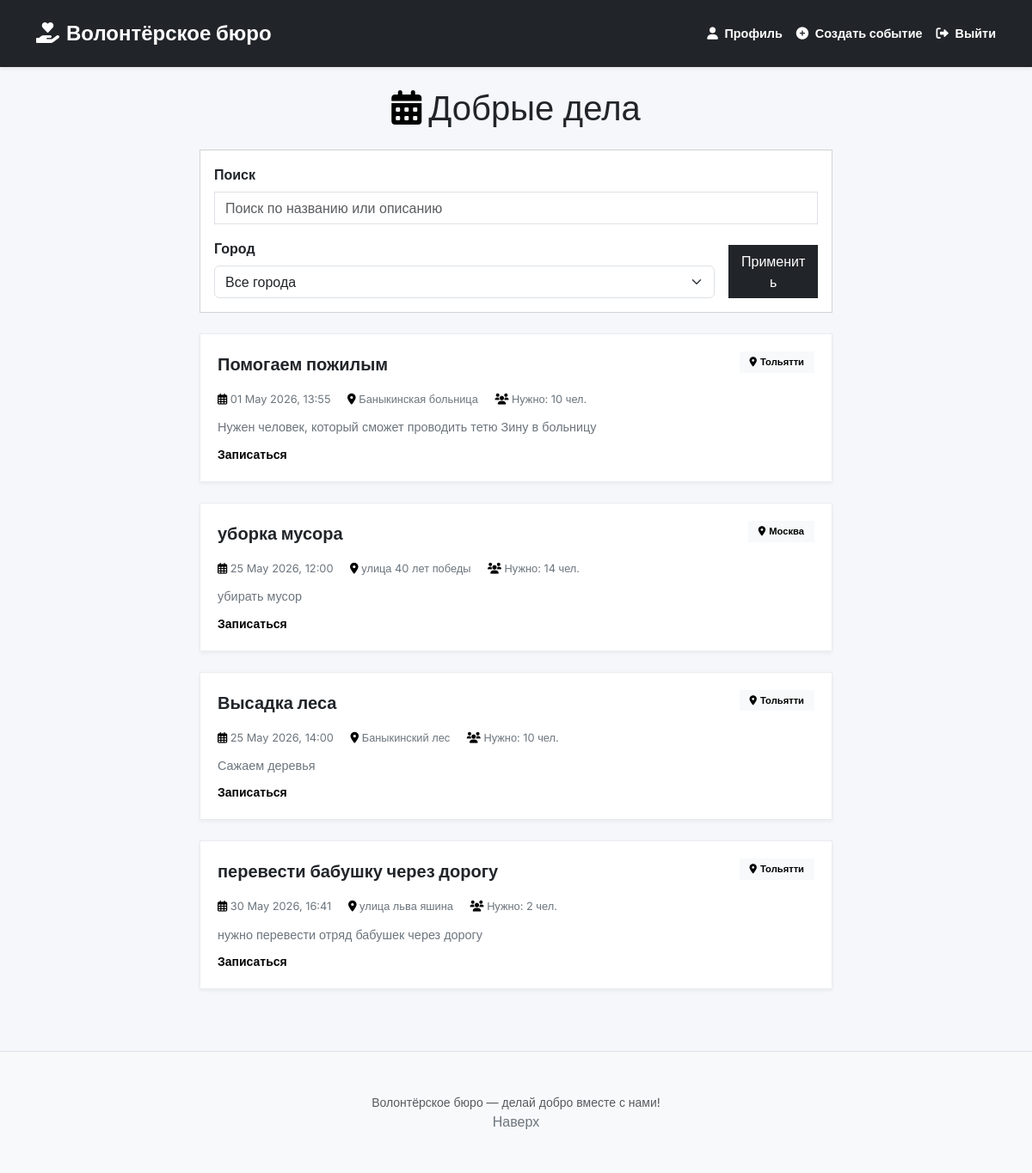
/ (signed in), run on the app's committed database.
### data/models.py (models this page shows)
class Event(SqlAlchemyBase):
    __tablename__ = 'events'
    id = sqlalchemy.Column(sqlalchemy.Integer, primary_key=True, autoincrement=True)
    title = sqlalchemy.Column(sqlalchemy.String, nullable=False)
    description = sqlalchemy.Column(sqlalchemy.String, nullable=False)
    date = sqlalchemy.Column(sqlalchemy.DateTime, nullable=False)
    location = sqlalchemy.Column(sqlalchemy.String, nullable=False)
    city = sqlalchemy.Column(sqlalchemy.String, nullable=False)
    author_id = sqlalchemy.Column(sqlalchemy.Integer, sqlalchemy.ForeignKey("users.id"), nullable=False)
    max_volunteers = sqlalchemy.Column(sqlalchemy.Integer, default=10)

### app.py (the view)
@app.route('/')
def index():
    city_filter = request.args.get('city', '')
    search_query = request.args.get('search', '')
    sort_by = request.args.get('sort', 'date')
    session = db_session.create_session()
    query = session.query(Event)
    if search_query:
        query = query.filter((Event.title.contains(search_query)) | (Event.description.contains(search_query)))
    if city_filter:
        query = query.filter(Event.city == city_filter)
    query = query.order_by(Event.date)
    events = query.all()
    cities = session.query(Event.city).distinct().all()
    cities = [c[0] for c in cities]
    session.close()
    return render_template('index.html', events=events, cities=cities, current_city=city_filter,
                           search_query=search_query)

### app.py (called while the page is built)
@login_manager.user_loader
def load_user(user_id):
    session = db_session.create_session()
    return session.get(User, user_id)

### data/db_session.py (called while the page is built)
def create_session() -> Session:
    global __factory
    return __factory()

### templates/index.html (shortened to what this page needs)
{% extends "base.html" %}
{% block content %}
<div class="row">
    <div class="col-lg-8 mx-auto">
        <h1 class="text-center mb-4">
            <i class="fas fa-calendar-alt me-2"></i>Добрые дела
        </h1>
        <form method="GET" class="card mb-4 p-3">
            <div class="row g-3">
                <div class="col-md-12">
                    <label class="form-label fw-semibold">
                        Поиск
                    </label>
                    <div class="input-group">
                        <input type="text" name="search" class="form-control"
                               placeholder="Поиск по названию или описанию"
                               value="{{ search_query }}">
                    </div>
                </div>
                <div class="col-md-10">
                    <label class="form-label fw-semibold">
                        Город
                    </label>
                    <select name="city" class="form-select">
                        <option value="">Все города</option>
                    </select>
                </div>
                <div class="col-md-2 d-flex align-items-end">
                    <button type="submit" class="btn btn-dark w-100">
                        Применить
                    </button>
                </div>
            </div>
        </form>
        {% if events %}
            {% for event in events %}
            <div class="post-item">
                <div class="d-flex flex-wrap justify-content-between align-items-start mb-2">
                    <div class="post-title">{{ event.title }}</div>
                    <span class="post-category">
                        <i class="fas fa-map-marker-alt me-1"></i>{{ event.city }}
                    </span>
                </div>
                <div class="post-meta">
                    <span><i class="far fa-calendar-alt"></i> {{ event.date.strftime('%d %B %Y, %H:%M') }}</span>
                    <span class="ms-3"><i class="fas fa-location-dot"></i> {{ event.location }}</span>
                    <span class="ms-3"><i class="fas fa-users"></i> Нужно: {{ event.max_volunteers }} чел.</span>
                </div>
                <p class="text-secondary mb-2" style="font-size: 0.9rem;">{{ event.description }}</p>
                <div class="mt-2">
                    <a href="/event_detail/{{ event.id }}" class="text-decoration-none small fw-semibold">
                        Записаться
                    </a>
                </div>
            </div>
            {% endfor %}
        {% endif %}
    </div>
</div>
{% endblock %}

### templates/base.html (style rules this page uses)
body { font-family: 'Inter', sans-serif; background: #f5f7fb; }
.card, .btn, .form-control, .alert, .nav-link, .badge, .list-group-item { border-radius: 0px !important; }
.post-item { background: white; border-radius: 0px; padding: 1.25rem; margin-bottom: 1.5rem; border: 1px solid #e9ecef; transition: transform 0.1s; box-shadow: 0 2px 4px rgba(0,0,0,0.05); }
.post-title { font-weight: 700; font-size: 1.25rem; color: #212529; margin-bottom: 0.5rem; }
.post-meta { font-size: 0.8rem; color: #6c757d; margin-bottom: 0.75rem; }
.post-category { background: #f8f9fa; color: #000000; padding: 0.25rem 0.75rem; border-radius: 0px; font-size: 0.7rem; font-weight: 600; }
.fas, .far { color: #000000; }
a { color: #000000; text-decoration: none; }

### data on the page
Event: title "Помогаем пожилым", city "Тольятти", date "01 May 2026, 13:55", location "Баныкинская больница", max_volunteers "10", description "Нужен человек, который сможет проводить тетю Зину в больницу"
Event: title "уборка мусора", city "Москва", date "25 May 2026, 12:00", location "улица 40 лет победы", max_volunteers "14", description "убирать мусор"
Event: title "Высадка леса", city "Тольятти", date "25 May 2026, 14:00", location "Баныкинский лес", max_volunteers "10", description "Сажаем деревья"
Event: title "перевести бабушку через дорогу", city "Тольятти", date "30 May 2026, 16:41", location "улица льва яшина", max_volunteers "2", description "нужно перевести отряд бабушек через дорогу"
